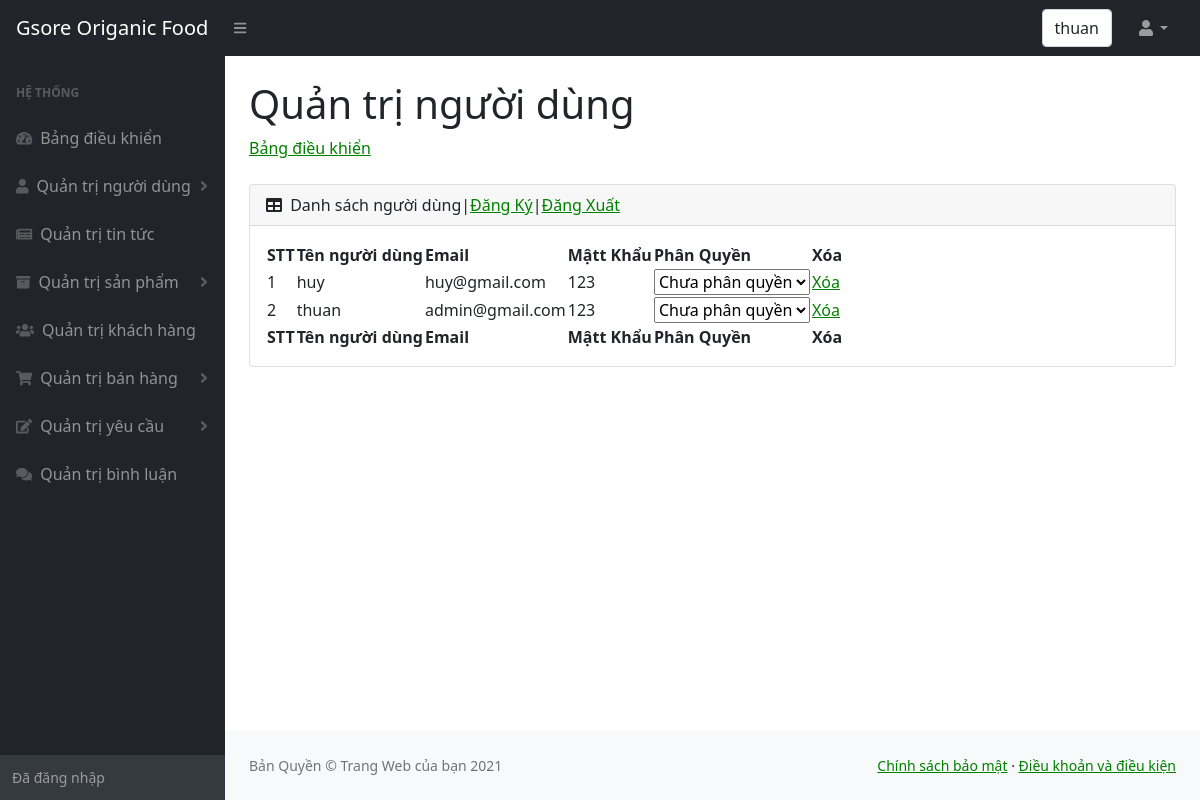
The page /admin/nguoidung.php (signed in) on the database its author committed.
### tables this page shows
CREATE TABLE `nguoidung` (
  `manguoidung` int(10) NOT NULL,
  `tennguoidung` varchar(30) NOT NULL,
  `emailnguoidung` varchar(50) NOT NULL,
  `matkhau` int(10) NOT NULL
);

### admin/nguoidung.php (the view, shortened to what this page needs)
<!DOCTYPE html>
<html lang="en">
    <head>
        <link href="https://cdn.jsdelivr.net/npm/simple-datatables@latest/dist/style.css" rel="stylesheet" />
        <link href="css/styles.css" rel="stylesheet" />
    </head>
    <body class="sb-nav-fixed">
        <nav class="sb-topnav navbar navbar-expand navbar-dark bg-dark">
            <a class="navbar-brand ps-3" href="../index.php">Gsore Origanic Food </a>
            <button class="btn btn-link btn-sm order-1 order-lg-0 me-4 me-lg-0" id="sidebarToggle" href="#!"><i class="fas fa-bars"></i></button>
            <form class="d-none d-md-inline-block form-inline ms-auto me-0 me-md-3 my-2 my-md-0">
                <div class="input-group">
                  <div class="form-control"><?php  echo $_SESSION['ten_nguoi_dung'];?>  </div>
                </div>
            </form>
            <ul class="navbar-nav ms-auto ms-md-0 me-3 me-lg-4">
                <li class="nav-item dropdown">
                    <a class="nav-link dropdown-toggle" id="navbarDropdown" href="#" role="button" data-bs-toggle="dropdown" aria-expanded="false"><i class="fas fa-user fa-fw"></i></a>
                </li>
            </ul>
        </nav>
        <div id="layoutSidenav">
        <div id="layoutSidenav_nav" >
                <nav class="sb-sidenav accordion sb-sidenav-dark" id="sidenavAccordion">
                    <div class="sb-sidenav-menu">
                        <div class="nav">
                            <div class="sb-sidenav-menu-heading">Hệ thống</div>
                            <a class="nav-link" href="index.php">
                                <div class="sb-nav-link-icon"><i class="fas fa-tachometer-alt"></i></div>
                                Bảng điều khiển
                            </a>
                            <a class="nav-link collapsed" href="nguoidung.php" data-bs-toggle="collapse" data-bs-target="#collapseOne" aria-expanded="false" aria-controls="collapseOne">
                                <div class="sb-nav-link-icon"><i class="fas fa-user"></i></div>
                                Quản trị người dùng
                                <div class="sb-sidenav-collapse-arrow"><i class="fas fa-angle-down"></i></div>
                            </a>
                            <a class="nav-link" href="tintuc.php">
                                <div class="sb-nav-link-icon"><i class="fas fa-newspaper"></i></div>
                                    Quản trị tin tức
                            </a>
                            <a class="nav-link collapsed" href="#" data-bs-toggle="collapse" data-bs-target="#collapseTwo" aria-expanded="false" aria-controls="collapseTwo">
                                <div class="sb-nav-link-icon"><i class="fas fa-archive"></i></div>
                                Quản trị sản phẩm
                                <div class="sb-sidenav-collapse-arrow"><i class="fas fa-angle-down"></i></div>
                            </a>
                            <a class="nav-link" href="khachhang.php">
                                <div class="sb-nav-link-icon"><i class="fas fa-users"></i></div>
                                Quản trị khách hàng
                            </a>
                            <a class="nav-link collapsed" href="#" data-bs-toggle="collapse" data-bs-target="#collapseThree" aria-expanded="false" aria-controls="collapseThree">
                                <div class="sb-nav-link-icon"><i class="fas fa-shopping-cart"></i></div>
                                Quản trị bán hàng
                                <div class="sb-sidenav-collapse-arrow"><i class="fas fa-angle-down"></i></div>
                            </a>
                            <a class="nav-link collapsed" href="#" data-bs-toggle="collapse" data-bs-target="#collapseFour" aria-expanded="false" aria-controls="collapseFour">
                                <div class="sb-nav-link-icon"><i class="fas fa-edit"></i></div>
                                Quản trị yêu cầu
                                <div class="sb-sidenav-collapse-arrow"><i class="fas fa-angle-down"></i></div>
                            </a>
                            <a class="nav-link" href="binhluan.php">
                                <div class="sb-nav-link-icon"><i class="fas fa-comments"></i></div>
                                Quản trị bình luận
                            </a>
                        </div>
                    </div>
                    <div class="sb-sidenav-footer">
                        <div class="small">Đã đăng nhập</div>
                    </div>
                </nav>
            </div>
            <div id="layoutSidenav_content">
                <main>
                    <div class="container-fluid px-4">
                        <h1 class="mt-4">Quản trị người dùng</h1>
                        <ol class="breadcrumb mb-4">
                            <li class="breadcrumb-item"><a href="index.php">Bảng điều khiển</a></li>
                        </ol>
                        <div class="card mb-4">
                            <div class="card-header">
                                <i class="fas fa-table me-1"></i>
                                Danh sách người dùng|<a href="dangky.php">Đăng Ký</a>|<a href="dangxuat.php">Đăng Xuất</a>
                            </div>
                            <div class="card-body">
                                <table id="datatablesSimple">
                                    <thead>
                                        <tr>
                                            <th>STT</th>
                                            <th>Tên người dùng</th>
                                            <th>Email</th>
                                            <th>Mậtt Khẩu</th>
                                            <th>Phân Quyền</th>
                                            <th>Xóa</th>
                                        </tr>
                                    </thead>
                                    <tfoot>
                                        <tr>
                                            <th>STT</th>
                                            <th>Tên người dùng</th>
                                            <th>Email</th>
                                            <th>Mậtt Khẩu</th>
                                            <th>Phân Quyền</th>
                                            <th>Xóa</th>
                                        </tr>
                                    </tfoot>
                                    <tbody>
                                    <?php
                                        include("../config.php");
                                        $sql = "
                                                  SELECT *
                                                  FROM nguoidung
                                                  ORDER BY manguoidung DESC
                                        ";
                                        $nguoi_dung = mysqli_query($ket_noi, $sql);
                                        $i=0;
                                        while ($row = mysqli_fetch_array($nguoi_dung)) {
                                            $i++;
                                    ;?>
                                        <tr>
                                            <td><?php echo $i;?></td>
                                            <td><?php echo $row["tennguoidung"];?></td>
                                            <td><?php echo $row["emailnguoidung"];?></td>
                                            <td><?php echo $row["matkhau"];?></td>
                                            <td>
                                                    <select name="select-status" class="select-status" onchange="this.options[this.selectedIndex].value && (window.location = this.options[this.selectedIndex].value);">
                                                        <option value="nguoidungsuatrangthai.php?id=<?php echo $row['manguoidung'] ?>&status=0" <?php if($row["role"]==0) echo "selected"; ?>>Chưa phân quyền</option>
                                                    </select>
                                                </td>
                                            <td><a href="nguoidungxoa.php?id=<?php echo $row["manguoidung"];?>">Xóa</a></td>
                                        </tr>
                                    <?php
                                        }
                                    ;?>
                                    </tbody>
                                </table>
                            </div>
                        </div>
                    </div>
                </main>
                <footer class="py-4 bg-light mt-auto">
                    <div class="container-fluid px-4">
                        <div class="d-flex align-items-center justify-content-between small">
                            <div class="text-muted">Bản Quyền &copy; Trang Web của bạn 2021</div>
                            <div>
                                <a href="chinhsachbaomat.php">Chính sách bảo mật</a>
                                &middot;
                                <a href="chinhsachbaomat.php">Điều khoản và điều kiện</a>
                            </div>
                        </div>
                    </div>
                </footer>
            </div>
        </div>
    </body>
</html>

### rows shown on the page
nguoidung: tennguoidung "huy", emailnguoidung "huy@gmail.com", matkhau "123"
nguoidung: tennguoidung "thuan", emailnguoidung "admin@gmail.com", matkhau "123"

### other values the page prints
$_SESSION['ten_nguoi_dung'] "thuan"
